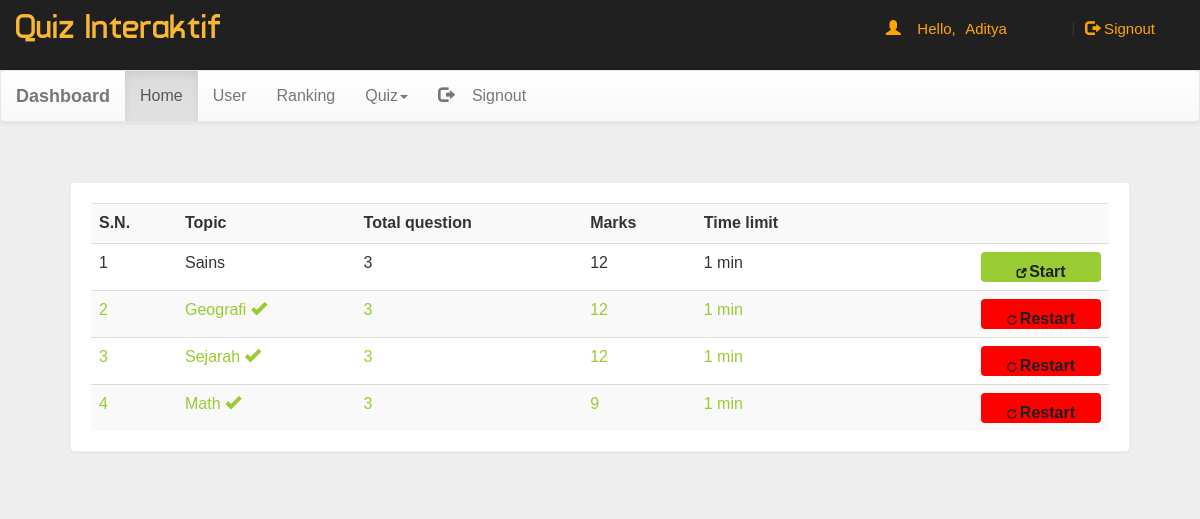
Page /dash.php (signed in) on the committed database.
### tables this page shows
CREATE TABLE `quiz` (
  `eid` text NOT NULL,
  `title` varchar(100) NOT NULL,
  `sahi` int(11) NOT NULL,
  `wrong` int(11) NOT NULL,
  `total` int(11) NOT NULL,
  `time` bigint(20) NOT NULL,
  `intro` text NOT NULL,
  `tag` varchar(100) NOT NULL,
  `date` timestamp NOT NULL DEFAULT current_timestamp() ON UPDATE current_timestamp()
);

### dash.php (the view, shortened to what this page needs)
<!DOCTYPE html PUBLIC "-//W3C//DTD XHTML 1.0 Transitional//EN" "http://www.w3.org/TR/xhtml1/DTD/xhtml1-transitional.dtd">
<html xmlns="http://www.w3.org/1999/xhtml">
<head>
<link  rel="stylesheet" href="css/bootstrap.min.css"/>
 <link  rel="stylesheet" href="css/bootstrap-theme.min.css"/>
 <link rel="stylesheet" href="css/main.css">
 <link  rel="stylesheet" href="css/font.css">
</head>
<body  style="background:#eee;">
<div class="header">
<div class="row">
<div class="col-lg-6">
<span class="logo">Quiz Interaktif</span></div>
<?php
 include_once 'dbConnection.php';
$email=$_SESSION['email'];
  if(!(isset($_SESSION['email']))){
header("location:index.php");
}
else
{
$name = $_SESSION['name'];;
echo '<span class="pull-right top title1" ><span class="log1"><span class="glyphicon glyphicon-user" aria-hidden="true"></span>&nbsp;&nbsp;&nbsp;&nbsp;Hello,</span> <a href="account.php" class="log log1">'.$name.'</a>&nbsp;|&nbsp;<a href="logout.php?q=account.php" class="log"><span class="glyphicon glyphicon-log-out" aria-hidden="true"></span>&nbsp;Signout</button></a></span>';
}?>
</div></div>
<nav class="navbar navbar-default title1">
  <div class="container-fluid">
    <div class="navbar-header">
      <a class="navbar-brand" href="dash.php?q=0"><b>Dashboard</b></a>
    </div>
    <div class="collapse navbar-collapse" id="bs-example-navbar-collapse-1">
      <ul class="nav navbar-nav">
        <li <?php if(@$_GET['q']==0) echo'class="active"'; ?>><a href="dash.php?q=0">Home<span class="sr-only">(current)</span></a></li>
        <li <?php if(@$_GET['q']==1) echo'class="active"'; ?>><a href="dash.php?q=1">User</a></li>
		<li <?php if(@$_GET['q']==2) echo'class="active"'; ?>><a href="dash.php?q=2">Ranking</a></li>
        <li class="dropdown <?php if(@$_GET['q']==4 || @$_GET['q']==5) echo'active"'; ?>">
          <a href="#" class="dropdown-toggle" data-toggle="dropdown" role="button" aria-haspopup="true" aria-expanded="false">Quiz<span class="caret"></span></a>
        </li><li class="pull-right"> <a href="logout.php?q=account.php"><span class="glyphicon glyphicon-log-out" aria-hidden="true"></span>&nbsp;&nbsp;&nbsp;&nbsp;Signout</a></li>
      </ul>
          </div>
  </div>
</nav>
<div class="container">
<div class="row">
<div class="col-md-12">
<?php if(@$_GET['q']==0) {
$result = mysqli_query($con,"SELECT * FROM quiz ORDER BY date DESC") or die('Error');
echo  '<div class="panel"><div class="table-responsive"><table class="table table-striped title1">
<tr><td><b>S.N.</b></td><td><b>Topic</b></td><td><b>Total question</b></td><td><b>Marks</b></td><td><b>Time limit</b></td><td></td></tr>';
$c=1;
while($row = mysqli_fetch_array($result)) {
	$title = $row['title'];
	$total = $row['total'];
	$sahi = $row['sahi'];
    $time = $row['time'];
	$eid = $row['eid'];
$q12=mysqli_query($con,"SELECT score FROM history WHERE eid='$eid' AND email='$email'" )or die('Error98');
$rowcount=mysqli_num_rows($q12);
if($rowcount == 0){
	echo '<tr><td>'.$c++.'</td><td>'.$title.'</td><td>'.$total.'</td><td>'.$sahi*$total.'</td><td>'.$time.'&nbsp;min</td>
	<td><b><a href="account.php?q=quiz&step=2&eid='.$eid.'&n=1&t='.$total.'" class="pull-right btn sub1" style="margin:0px;background:#99cc32"><span class="glyphicon glyphicon-new-window" aria-hidden="true"></span>&nbsp;<span class="title1"><b>Start</b></span></a></b></td></tr>';
}
else
{
echo '<tr style="color:#99cc32"><td>'.$c++.'</td><td>'.$title.'&nbsp;<span title="This quiz is already solve by you" class="glyphicon glyphicon-ok" aria-hidden="true"></span></td><td>'.$total.'</td><td>'.$sahi*$total.'</td><td>'.$time.'&nbsp;min</td>
	<td><b><a href="update.php?q=quizre&step=25&eid='.$eid.'&n=1&t='.$total.'" class="pull-right btn sub1" style="margin:0px;background:red"><span class="glyphicon glyphicon-repeat" aria-hidden="true"></span>&nbsp;<span class="title1"><b>Restart</b></span></a></b></td></tr>';
}
}
echo '</table></div></div>';
}
?>
</div>
</div></div>
</body>
</html>

### css/main.css (style rules this page uses)
body { overflow-x:hidden; width:100%; font: 15px "Century Gothic", "Times Roman", sans-serif; background:#eee; min-height:550px; background-attachment:fixed; }
.panel { border-color:#eee; margin:40px; padding:20px; font: 15px "Century Gothic", "Times Roman", sans-serif; }
.header { background:#202020; height:70px; }
.logo { font-family:'typo'; font-size:35px; color:#ffbb33f9; margin:15px; }
.title1 { font: 16px "Century Gothic", "Times Roman", sans-serif; }
.sub1 { width:90px; color:#202020; background:rgb(255, 166, 0); font-size:10px; height: 30px; margin:10px; padding:10px; width:120px; }
.top { margin-top:20px; }
.log1 { font: 15px 'Ubuntu', sans-serif; color:orange; margin-left:10px; }
.log { margin:10px; margin-right:60px; margin-left:5px; color:orange; text-decoration:none; font-size:20px; font-size:15px; }

### rows in the picture
quiz: title "Sains", total "3", $sahi*$total "12", time "1"
quiz: title "Geografi", total "3", $sahi*$total "12", time "1"
quiz: title "Sejarah", total "3", $sahi*$total "12", time "1"
quiz: title "Math", total "3", $sahi*$total "9", time "1"

### other values in the picture
$name "Aditya"
